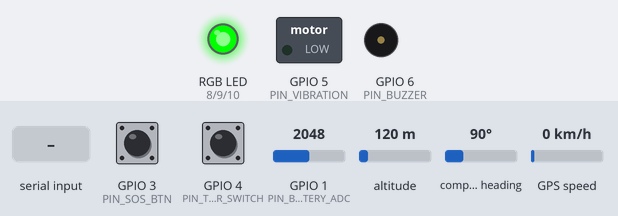
This sketch was run on a simulated ESP32-C3. Parts: switched loads named in the sketch (green lamp = pin HIGH), an RGB LED mixed from three pins (HIGH = lit), buzzer (waves = sounding). Dashed ring = blinking. The inputs (shaded band) are chosen by the test bench; at power-on: GPIO 3 (PIN_SOS_BTN) HIGH, GPIO 4 (PIN_TAMPER_SWITCH) HIGH, altitude 120 m, compass heading 90°, GPIO 1 (PIN_BATTERY_ADC) = 2048, GPS speed 0 km/h. WiFi joins after 1.5 s; servers stay silent unless stated; uploads are accepted with an empty reply; the GPS gets a fix after 3 s at 37.7749, -122.4194 with 8 satellites; what the sketch prints to the serial monitor is not drawn.

Above: at 3.9 s.
4.0 s: GPIO 3 (PIN_SOS_BTN) pulled LOW for 0.15 s
At 4.2 s:
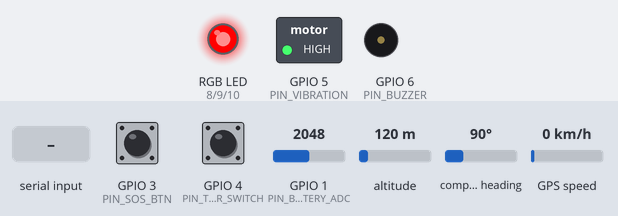
At 6.1 s:
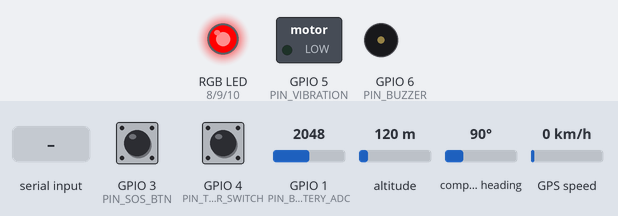
7.5 s: GPIO 4 (PIN_TAMPER_SWITCH) pulled LOW for 0.15 s
At 8.1 s:
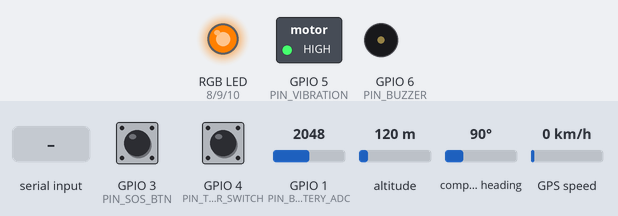
At 9.8 s:
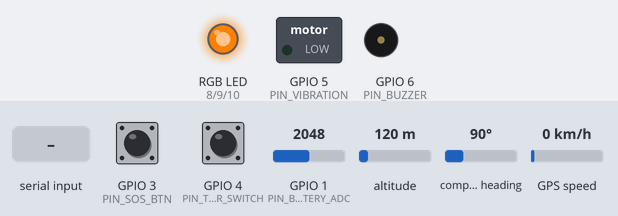
11.0 s: altitude set to 20 m
14.5 s: "TAMPER_ORANGE" received over the second serial link
28.5 s: "VIBRATION" received over the second serial link
41.5 s: compass heading set to 7°
Timing chart, 0 to 46.0 s (numbered marks = the images above; inputs shaded):
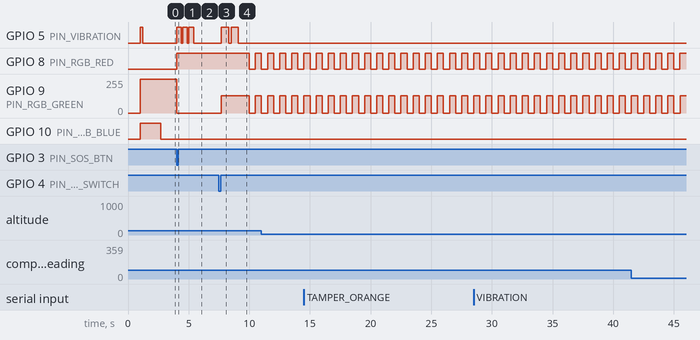

Measured:
- after the input at 4.0 s, GPIO 5 (PIN_VIBRATION): alternates HIGH for 0.40 s and LOW for 0.10 s, 6 changes in all, then stays LOW, starting at once; GPIO 8 (PIN_RGB_RED): LOW → HIGH at once; GPIO 9 (PIN_RGB_GREEN): 255/255 → 0/255 at once
- after the input at 7.5 s, GPIO 5 (PIN_VIBRATION): alternates HIGH for 0.60 s and LOW for 0.20 s, 4 changes in all, then stays LOW, starting after 0.21 s; GPIO 9 (PIN_RGB_GREEN): 0/255 → 128/255 after 0.21 s, → 0/255 2.3 s later, → 128/255 0.50 s later

The sketch:

TrackGuard_ESP32C3.ino
```cpp
/*
  TrackGuard - Smart Safety Band ESP32-C3 Firmware
  ------------------------------------------------
  Built for Smart India Hackathon (SIH) Showcase
  Microcontroller: ESP32-C3 (RISC-V Wi-Fi + BLE)
  Firebase Realtime Database: https://trackguard-dd2d4-default-rtdb.firebaseio.com/

  Hardware Components Integrated:
  1. ESP32-C3 SoC
  2. Neo-6M / GT-U7 GPS Module (UART1: RX=GPIO20, TX=GPIO21)
  3. SOS Push Button (GPIO3 - Active LOW with Internal Pullup & Interrupt)
  4. Tamper / Disconnect Wristband Sensor (GPIO4 - Active LOW Latch Switch)
  5. Li-Po Battery Monitoring (GPIO1 - ADC1_CH0 Voltage Divider)
  6. Vibration Motor (GPIO5 - Haptic PWM Output) & Buzzer (GPIO6 - Tone Siren PWM Output)
  7. RGB LED (GPIO8: Red, GPIO9: Green, GPIO10: Blue or WS2812 Data)
*/

#include <WiFi.h>
#include <HTTPClient.h>
#include <HardwareSerial.h>
#include <TinyGPS++.h>
#include <ArduinoJson.h>

// ==========================================
// CONFIGURATION: WI-FI & FIREBASE RTDB
// ==========================================
const char* WIFI_SSID = "TrackGuard_Hotspot";     // Change to your Wi-Fi SSID
const char* WIFI_PASSWORD = "Password123";         // Change to your Wi-Fi Password
const char* FIREBASE_HOST = "https://trackguard-dd2d4-default-rtdb.firebaseio.com";
const char* DEVICE_ID = "TG-BAND-01";

// ==========================================
// PIN ALLOCATION (ESP32-C3 PINOUT)
// ==========================================
#define PIN_BATTERY_ADC       1     // ADC1_CH0 - Li-Po Battery Level Sensing
#define PIN_SOS_BTN           3     // SOS Push Button Input (Interrupt)
#define PIN_TAMPER_SWITCH     4     // Wristband Tension Disconnect Switch
#define PIN_VIBRATION         5     // Vibration Motor Output (PWM Haptic)
#define PIN_BUZZER            6     // Audio Siren Buzzer Output (PWM Tone)
#define PIN_RGB_RED           8     // RGB LED Red Channel
#define PIN_RGB_GREEN         9     // RGB LED Green Channel
#define PIN_RGB_BLUE          10    // RGB LED Blue Channel
#define PIN_GPS_RX            20    // ESP32-C3 UART RX -> Connects to GPS TX
#define PIN_GPS_TX            21    // ESP32-C3 UART TX -> Connects to GPS RX

// ==========================================
// GLOBALS & OBJECTS
// ==========================================
HardwareSerial gpsSerial(1);
TinyGPSPlus gps;

volatile bool sosTriggered = false;
volatile bool tamperTriggered = false;

unsigned long lastTelemetryTime = 0;
const unsigned long TELEMETRY_INTERVAL = 10000; // 10 seconds

unsigned long lastCommandCheckTime = 0;
const unsigned long COMMAND_CHECK_INTERVAL = 2000; // 2 seconds

int batteryLevelPct = 84;
float currentLat = 11.4138;
float currentLng = 76.6958;
float currentSpeed = 0.0;
int satCount = 12;

enum HardwareMode { MODE_NORMAL, MODE_SOS, MODE_TAMPER, MODE_UNLOCKED };
HardwareMode currentMode = MODE_NORMAL;

// ==========================================
// INTERRUPT SERVICE ROUTINES
// ==========================================
void IRAM_ATTR handleSosInterrupt() {
  sosTriggered = true;
}

void IRAM_ATTR handleTamperInterrupt() {
  tamperTriggered = true;
}

// ==========================================
// HARDWARE HELPER FUNCTIONS
// ==========================================
void setRGBColor(uint8_t r, uint8_t g, uint8_t b) {
  analogWrite(PIN_RGB_RED, r);
  analogWrite(PIN_RGB_GREEN, g);
  analogWrite(PIN_RGB_BLUE, b);
}

void playSirenPattern(int durationMs) {
  unsigned long start = millis();
  while (millis() - start < durationMs) {
    for (int hz = 800; hz <= 1800; hz += 50) {
      tone(PIN_BUZZER, hz, 15);
      delay(5);
    }
  }
  noTone(PIN_BUZZER);
}

void triggerVibrationPulse(int pulseCount, int onMs, int offMs) {
  for (int i = 0; i < pulseCount; i++) {
    digitalWrite(PIN_VIBRATION, HIGH);
    delay(onMs);
    digitalWrite(PIN_VIBRATION, LOW);
    delay(offMs);
  }
}

int readBatteryPercentage() {
  // Reads voltage divider (e.g. 100k + 100k) on GPIO1
  int rawADC = analogRead(PIN_BATTERY_ADC);
  float voltage = (rawADC / 4095.0) * 3.3 * 2.0; // Scaled for divider
  int pct = (int)((voltage - 3.2) / (4.2 - 3.2) * 100.0);
  return constrain(pct, 0, 100);
}

// ==========================================
// FIREBASE REALTIME DATABASE REST API
// ==========================================
void postLocationToFirebase(float lat, float lng, float speed, int sats, int batt) {
  if (WiFi.status() != WL_CONNECTED) return;

  HTTPClient http;
  String url = String(FIREBASE_HOST) + "/location/current.json";
  http.begin(url);
  http.addHeader("Content-Type", "application/json");

  StaticJsonDocument<256> doc;
  doc["lat"] = lat;
  doc["lng"] = lng;
  doc["speed"] = speed;
  doc["satellites"] = sats;
  doc["battery"] = batt;
  doc["timestamp"] = millis();

  String jsonString;
  serializeJson(doc, jsonString);

  int httpCode = http.PUT(jsonString);
  if (httpCode > 0) {
    Serial.printf("[Firebase] Location updated successfully. Code: %d\n", httpCode);
  } else {
    Serial.printf("[Firebase] HTTP error: %s\n", http.errorToString(httpCode).c_str());
  }
  http.end();
}

void postAlertToFirebase(const char* type, const char* title, const char* msg) {
  if (WiFi.status() != WL_CONNECTED) return;

  HTTPClient http;
  String url = String(FIREBASE_HOST) + "/alerts.json";
  http.begin(url);
  http.addHeader("Content-Type", "application/json");

  StaticJsonDocument<256> doc;
  doc["type"] = type;
  doc["severity"] = "critical";
  doc["title"] = title;
  doc["message"] = msg;
  doc["lat"] = currentLat;
  doc["lng"] = currentLng;
  doc["status"] = "active";
  doc["device"] = DEVICE_ID;
  doc["timestamp"] = millis();

  String jsonString;
  serializeJson(doc, jsonString);

  int httpCode = http.POST(jsonString);
  Serial.printf("[Firebase] Alert posted. Response: %d\n", httpCode);
  http.end();
}

void checkFirebaseCommands() {
  if (WiFi.status() != WL_CONNECTED) return;

  HTTPClient http;
  String url = String(FIREBASE_HOST) + "/bands/" + DEVICE_ID + "/commands.json";
  http.begin(url);

  int httpCode = http.GET();
  if (httpCode == 200) {
    String payload = http.getString();
    if (payload != "null" && payload.length() > 5) {
      StaticJsonDocument<256> doc;
      DeserializationError err = deserializeJson(doc, payload);
      if (!err) {
        const char* type = doc["type"];
        bool executed = doc["executed"] | false;

        if (!executed && type != NULL) {
          Serial.printf("[Command Received] Type: %s\n", type);

          if (strcmp(type, "BUZZER") == 0) {
            playSirenPattern(1500);
          } else if (strcmp(type, "VIBRATION") == 0) {
            triggerVibrationPulse(3, 300, 150);
          } else if (strcmp(type, "SET_RGB") == 0) {
            const char* mode = doc["payload"]["mode"];
            if (strcmp(mode, "SOS_RED") == 0) setRGBColor(255, 0, 0);
            else if (strcmp(mode, "TAMPER_ORANGE") == 0) setRGBColor(255, 128, 0);
            else if (strcmp(mode, "CHARGING_BLUE") == 0) setRGBColor(0, 128, 255);
            else setRGBColor(0, 255, 128);
          } else if (strcmp(type, "UNLOCK_STRAP") == 0) {
            currentMode = MODE_UNLOCKED;
            setRGBColor(0, 128, 255); // Blue LED disengaged mode
            triggerVibrationPulse(2, 500, 200);
          }

          // Mark command executed
          HTTPClient ackHttp;
          String ackUrl = String(FIREBASE_HOST) + "/bands/" + DEVICE_ID + "/commands/executed.json";
          ackHttp.begin(ackUrl);
          ackHttp.addHeader("Content-Type", "application/json");
          ackHttp.PUT("true");
          ackHttp.end();
        }
      }
    }
  }
  http.end();
}

// ==========================================
// SETUP & MAIN LOOP
// ==========================================
void setup() {
  Serial.begin(115200);
  delay(1000);
  Serial.println("\n=== TrackGuard ESP32-C3 Safety Band Initializing ===");

  // Pin Configuration
  pinMode(PIN_SOS_BTN, INPUT_PULLUP);
  pinMode(PIN_TAMPER_SWITCH, INPUT_PULLUP);
  pinMode(PIN_VIBRATION, OUTPUT);
  pinMode(PIN_BUZZER, OUTPUT);
  pinMode(PIN_RGB_RED, OUTPUT);
  pinMode(PIN_RGB_GREEN, OUTPUT);
  pinMode(PIN_RGB_BLUE, OUTPUT);

  // Attach Interrupts
  attachInterrupt(digitalPinToInterrupt(PIN_SOS_BTN), handleSosInterrupt, FALLING);
  attachInterrupt(digitalPinToInterrupt(PIN_TAMPER_SWITCH), handleTamperInterrupt, RISING);

  // Initial RGB LED Test (Cyan pairing state)
  setRGBColor(0, 255, 255);
  digitalWrite(PIN_VIBRATION, HIGH);
  delay(200);
  digitalWrite(PIN_VIBRATION, LOW);

  // GPS Hardware Serial Setup
  gpsSerial.begin(9600, SERIAL_8N1, PIN_GPS_RX, PIN_GPS_TX);
  Serial.println("[Hardware] GPS Serial initialized on pins RX=20, TX=21");

  // Wi-Fi Connection
  Serial.printf("[Wi-Fi] Connecting to %s...", WIFI_SSID);
  WiFi.begin(WIFI_SSID, WIFI_PASSWORD);
  int wifiAttempts = 0;
  while (WiFi.status() != WL_CONNECTED && wifiAttempts < 20) {
    delay(500);
    Serial.print(".");
    wifiAttempts++;
  }

  if (WiFi.status() == WL_CONNECTED) {
    Serial.println("\n[Wi-Fi] Connected! IP Address: " + WiFi.localIP().toString());
    setRGBColor(0, 255, 0); // Green LED normal operational mode
  } else {
    Serial.println("\n[Wi-Fi] Connection failed! Running in offline fallback mode.");
    setRGBColor(255, 255, 0); // Yellow LED warning
  }
}

void loop() {
  // Read GPS Serial Stream
  while (gpsSerial.available() > 0) {
    if (gps.encode(gpsSerial.read())) {
      if (gps.location.isValid()) {
        currentLat = gps.location.lat();
        currentLng = gps.location.lng();
        currentSpeed = gps.speed.kmph();
        satCount = gps.satellites.value();
      }
    }
  }

  // Check Interrupt Signals
  if (sosTriggered) {
    sosTriggered = false;
    currentMode = MODE_SOS;
    Serial.println("[ALERT] Hardware SOS Push Button Triggered!");

    setRGBColor(255, 0, 0);
    triggerVibrationPulse(3, 400, 100);
    playSirenPattern(2000);

    postAlertToFirebase("sos_push_button", "Hardware SOS Button Pressed", "Distress button pressed on ESP32-C3 band");
  }

  if (tamperTriggered) {
    tamperTriggered = false;
    currentMode = MODE_TAMPER;
    Serial.println("[ALERT] Wristband Tamper / Disconnect Switch Breach!");

    setRGBColor(255, 128, 0);
    triggerVibrationPulse(2, 600, 200);

    postAlertToFirebase("tamper_disconnect", "Wristband Disconnect Breach", "Strap tension switch unlatched without guardian authorization");
  }

  // Mode LED Indicators
  if (currentMode == MODE_SOS) {
    setRGBColor((millis() / 250) % 2 ? 255 : 0, 0, 0); // Fast Flashing Red
  } else if (currentMode == MODE_TAMPER) {
    setRGBColor((millis() / 500) % 2 ? 255 : 0, (millis() / 500) % 2 ? 128 : 0, 0); // Orange pulse
  }

  // Periodic Telemetry Publishing
  if (millis() - lastTelemetryTime >= TELEMETRY_INTERVAL) {
    lastTelemetryTime = millis();
    batteryLevelPct = readBatteryPercentage();

    Serial.printf("[Telemetry] Lat: %.5f | Lng: %.5f | Speed: %.1f km/h | Sats: %d | Batt: %d%%\n",
                  currentLat, currentLng, currentSpeed, satCount, batteryLevelPct);

    postLocationToFirebase(currentLat, currentLng, currentSpeed, satCount, batteryLevelPct);
  }

  // Check Remote Web App Commands
  if (millis() - lastCommandCheckTime >= COMMAND_CHECK_INTERVAL) {
    lastCommandCheckTime = millis();
    checkFirebaseCommands();
  }

  delay(10);
}
```
